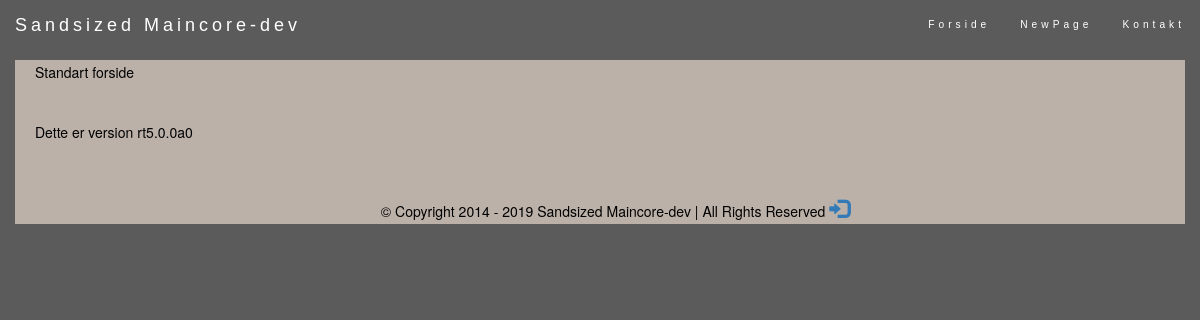
The page / on the database its author committed.
### tables this page shows
CREATE TABLE `ReplaceDBnavi` (
  `id` int(11) NOT NULL,
  `link` varchar(40) NOT NULL,
  `required` int(11) NOT NULL,
  `navi_order` int(11) NOT NULL,
  `permission` int(11) NOT NULL,
  `place` varchar(32) NOT NULL
);

CREATE TABLE `ReplaceDBnavi_name` (
  `id` int(11) NOT NULL,
  `name` varchar(32) NOT NULL,
  `language` varchar(8) NOT NULL,
  `parent_id` int(11) NOT NULL
);

CREATE TABLE `ReplaceDBtext` (
  `id` int(11) NOT NULL,
  `description` text NOT NULL,
  `text` longtext NOT NULL,
  `language` varchar(8) NOT NULL,
  `content_group` varchar(64) NOT NULL,
  `parent_id` int(11) NOT NULL,
  `required` int(11) NOT NULL,
  `bgimg` varchar(64) NOT NULL
);

### core/unite_includes.php (called while the page is built, shortened)
<?php
require_once $_SERVER['DOCUMENT_ROOT']."/core/includes/head.php";
require_once $_SERVER['DOCUMENT_ROOT']."/core/includes/nav_plus_logo.php";
require_once $_SERVER['DOCUMENT_ROOT']."/".$sidenssti.$content;
require_once $_SERVER['DOCUMENT_ROOT']."/core/includes/foot.php";
?>

### index.php (called while the page is built, shortened)
<?php
$sidenssti = "content/index";
$content = "/content.php";
require_once $_SERVER['DOCUMENT_ROOT']. "/core/unite_includes.php";
?>

### core/includes/nav_plus_logo.php (the view, shortened to what this page needs)
<div class="container" id="navi">
    <nav class="navbar navbar-inverse navbar-fixed-top navbar-inner" id="navi-inner">
        <div class="container-fluid">
                <div class="navbar-header">
            <a class="navbar-brand" href="/index"><?php echo GLOBAL_FIRM_NAME; ?></a>
        </div>
        <div class="collapse navbar-collapse" id="myNavbar">
            <ul class="nav navbar-nav navbar-right small">
                    <?php
                        try {
                            $conn = get_db_connection(MAIN_DB_HOST, MAIN_DB_DATABASE_NAME, MAIN_DB_USER, MAIN_DB_PASS);
                            $stmt = $conn->prepare("SELECT ReplaceDBnavi.link, ReplaceDBnavi_name.name
                                                    FROM ReplaceDBnavi
                                                    INNER JOIN ReplaceDBnavi_name ON ReplaceDBnavi.id=ReplaceDBnavi_name.parent_id
                                                    WHERE ReplaceDBnavi.place = 'standart'
                                                    ORDER BY navi_order;");
                            $stmt->execute();
                            if ($stmt->rowCount() > 0) {
                                foreach($stmt->fetchAll() as $row) {
                                    $stmt2 = $conn->prepare("SELECT ReplaceDBnavi.link, ReplaceDBnavi_name.name
                                                        FROM ReplaceDBnavi
                                                        INNER JOIN ReplaceDBnavi_name ON ReplaceDBnavi.id=ReplaceDBnavi_name.parent_id
                                                        WHERE ReplaceDBnavi.place = ?
                                                        ORDER BY navi_order;");
                                    $stmt2->execute(array($row['name']));
                                    if ($stmt2->rowCount() > 0) {
                                        $generated_dropdown_menu = '<li class="dropdown">
                                            <a class="dropdown-toggle navi-link" data-toggle="dropdown" href="#">'.$row['name'].'<span class="caret"></span></a>
                                            <ul class="dropdown-menu">';
                                        foreach($stmt2->fetchAll() as $row2) {
                                            $generated_dropdown_menu .= '<li><a class="navi-link drop_menu_link" href="/'.$row2['link'].'">'.$row2['name'].'</a></li>';
                                        }
                                        $generated_dropdown_menu .= '</ul><li>';
                                        echo $generated_dropdown_menu;
                                    }
                                    else {
                                        echo '<li><a class="navi-link" href="/'.$row['link'].'">'.$row['name'].'</a></li>';
                                    }
                                }
                            }
                        }
                        catch(PDOException $e) {
                                $feedback = "Der er sket en fejl.";
                        }
                    ?>
            </ul>
        </div>
        </div>
    </nav>
</div>

### core/includes/head.php (shortened to what this page needs)
<?php
echo '<!DOCTYPE html>
<html lang="da-DK">
<head>
<meta http-equiv="X-UA-Compatible" content="IE=edge">
<meta http-equiv="Content-Type" content="text/html; charset=utf-8"/>
<meta name="viewport" content="width=device-width, initial-scale=1" />
<title>'.GLOBAL_FIRM_NAME . ' - ' . $web_page_name.'</title>
<meta name="description" content="'.GLOBAL_FIRM_DESCRIPTION.'"/>
<meta name="robots" content="noodp"/>
<link rel="canonical" href="'.GLOBAL_URL.'" />
<meta property="og:locale" content="'.GLOBAL_META_LOCAL.'" />
<meta property="og:type" content="website" />
<meta property="og:title" content="'.GLOBAL_FIRM_NAME.'" />
<meta property="og:description" content="'.GLOBAL_FIRM_DESCRIPTION.'" />
<meta property="og:url" content="'.GLOBAL_URL.'" />
<meta property="og:site_name" content="'.GLOBAL_FIRM_NAME.'" />
<meta property="og:image" content="'.GLOBAL_URL.'" />
<meta name="twitter:card" content="'.GLOBAL_FIRM_DESCRIPTION.'" />
<meta name="twitter:description" content="'.GLOBAL_FIRM_DESCRIPTION.'" />
<meta name="twitter:title" content="'.GLOBAL_FIRM_NAME.'" />
<meta name="twitter:image" content="'.GLOBAL_URL.'" />
<link rel="stylesheet" href="https://maxcdn.bootstrapcdn.com/bootstrap/3.3.7/css/bootstrap.min.css">
<script src="https://ajax.googleapis.com/ajax/libs/jquery/1.12.4/jquery.min.js"></script>
<script src="https://maxcdn.bootstrapcdn.com/bootstrap/3.3.7/js/bootstrap.min.js"></script>
<link rel="stylesheet" href="/design/style.css">
</head>
<body>';
?>

### content/index/content.php (shortened to what this page needs)
<div class="container GLOBALdesign">
        <div class="row">
            <div class="col-sm-12">
                <?php
                    $conn = get_db_connection(MAIN_DB_HOST, MAIN_DB_DATABASE_NAME, MAIN_DB_USER, MAIN_DB_PASS);
                    $stmt = $conn->prepare("SELECT ReplaceDBnavi_name.name, ReplaceDBtext.text
                                            FROM ReplaceDBnavi_name
                                            INNER JOIN ReplaceDBtext ON
                                            ReplaceDBnavi_name.parent_id=ReplaceDBtext.parent_id
                                            WHERE ReplaceDBnavi_name.name = 'Forside'
                                            AND ReplaceDBnavi_name.language = ?");
                    $stmt->execute(array($_SESSION['session_language']));
                    if ($stmt->rowCount() == 1) {
                        foreach($stmt->fetchAll() as $row) {
                            echo $row['text'];
                        }
                    }
                ?>
            </div>
    </div>
</div>

### core/includes/foot.php (shortened to what this page needs)
<?php
    echo '<footer class="container text-center">
    <div class="container" style="padding-top:25px;">© Copyright 2014 - '.date('Y').' '.GLOBAL_FIRM_NAME.' | All Rights Reserved <a href="#" data-toggle="modal" data-target="#myModal" style="font-size: 20px;"><span class="glyphicon glyphicon-log-in"></span></a></div></footer>';
?>
    </body>
</html>

### design/style.css (style rules this page uses)
body { color: black; background: #5B5B5B; }
footer { background-color: #bbb1a9; }
.GLOBALdesign { margin-bottom: -2px; padding:20px; padding-top:2px; border-radius: 0px 0px 0px 0px; background: #bbb1a9; }
.navbar { margin-bottom: 0; z-index: 9997; border: 0; font-size: 12px !important; line-height: 1.42857143 !important; letter-spacing: 4px; border-radius: 0; font-family: Montserrat, sans-serif; }
.navbar-inner { background:transparent; }
.navbar-brand { color: white !important; }
.navi-link { color: white !important; }

### rows shown on the page
replacedbnavi: replacedbnavi_name.name "Forside"
replacedbnavi: replacedbnavi_name.name "NewPage"
replacedbnavi: replacedbnavi_name.name "Kontakt"
replacedbnavi_name: replacedbtext.text "Standart forside Dette er version rt5.0.0a0"

### other values the page prints
GLOBAL_FIRM_NAME "Sandsized Maincore-dev"
